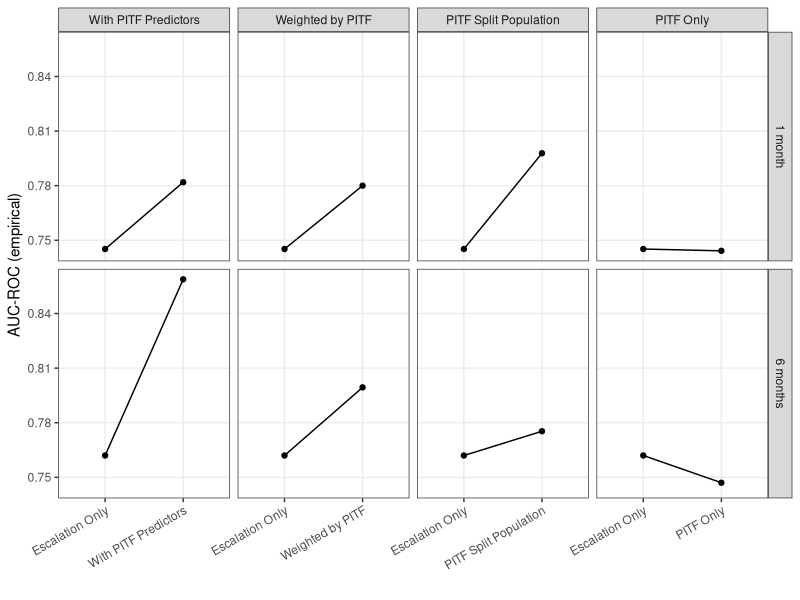

Write R code to recreate this figure.
#
#   Generate Figure A.2., Comparing Escalation to alternative models in B&S
#   Table 2.
#

library(ggplot2)
library(readr)
library(dplyr)
library(tidyr)
library(here)

setwd(here::here("rep_nosmooth"))
dir.create("output/figures", showWarnings = FALSE)

table2_nosmooth <- read_csv("output/tables/table2-nosmooth.csv")

model_lvls <- colnames(table2_nosmooth)[-c(1:2)]

df <- table2_nosmooth %>%
  rename(Spec = Model) %>%
  pivot_longer(`Escalation Only`:`PITF Only`, names_to = "Model", values_to = "auc_roc") %>%
  mutate(Model = factor(Model, levels = model_lvls)) %>%
  nest(data = c(Spec, auc_roc))

pairs <- full_join(
  df %>% filter(Model!="Escalation Only"),
  df %>% filter(Model=="Escalation Only") %>% rename(data2 = data) %>% select(horizon, data2),
  by = c("horizon")
) %>%
  pivot_longer(data:data2, names_to = "xname", values_to = "data") %>%
  mutate(xname = ifelse(xname=="data", as.character(Model), "Escalation Only"),
         xname = factor(xname, levels = model_lvls))

p <- pairs %>%
  unnest(data) %>%
  ggplot(aes(x = xname, y = auc_roc)) +
  facet_grid(horizon ~ Model, scales = "free_x") +
  geom_point() +
  geom_line(aes(group = Spec)) +
  theme_bw() +
  theme(panel.grid.minor = element_blank(),
        axis.text.x = element_text(angle = 30, hjust = 1)) +
  labs(x = "", y = "AUC-ROC (empirical)")

ggsave(plot=p, filename = "output/figures/fig-A2-table2-pairs.png",
       height = 5, width = 8)

